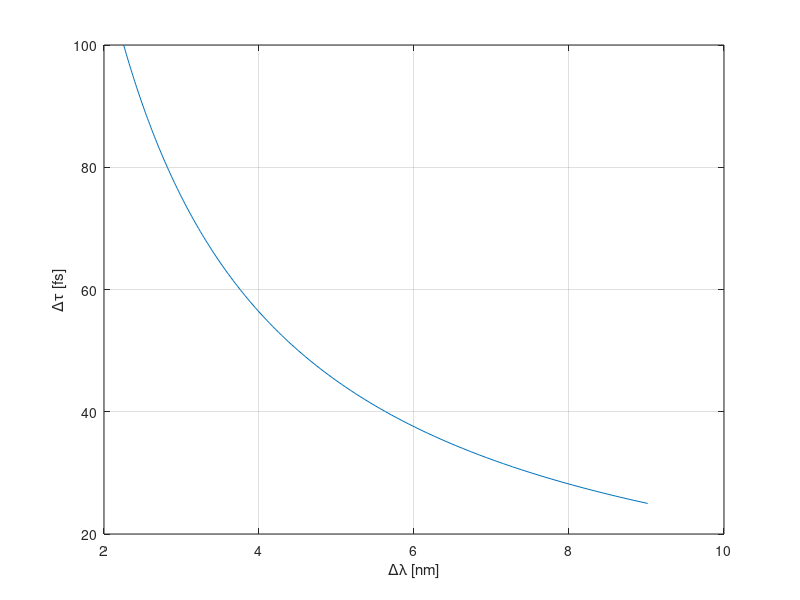

Recreate this plot in MATLAB.
%time bandwidth
%assuming gaussian pulses

tbp = 0.44;

lambda = 392;
lambda_m = lambda * 10^-9;

delta_tau = 25:0.5:100;
delta_tau_s= delta_tau * 10^-15;
c= 3*10^8;

delta_lambda = tbp * lambda_m^2 ./ (c*delta_tau_s) * 10^9;


figure
plot(delta_lambda,delta_tau)
xlabel('\Delta\lambda [nm]')
ylabel('\Delta\tau [fs]')

grid on